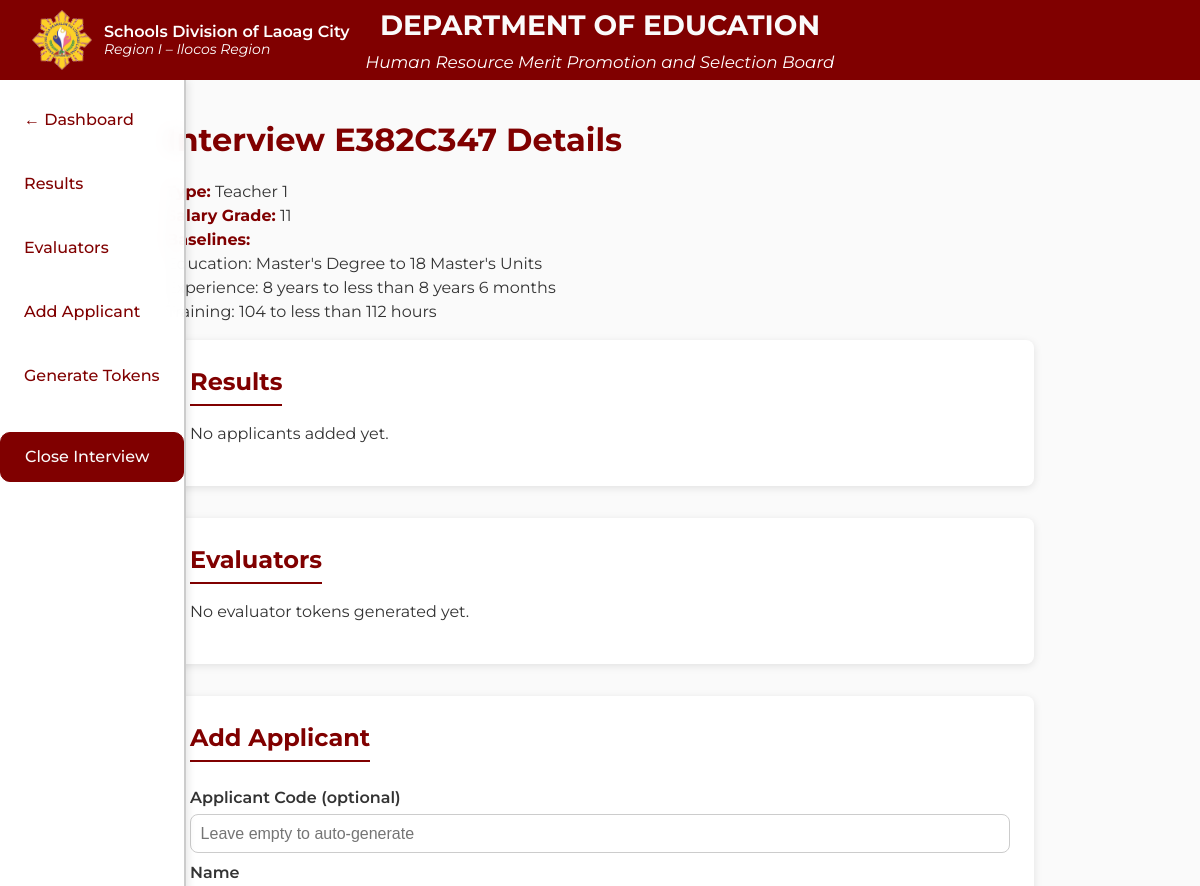
Before: /admin/interview/E382C347 (signed in, upper part) with the older database file.
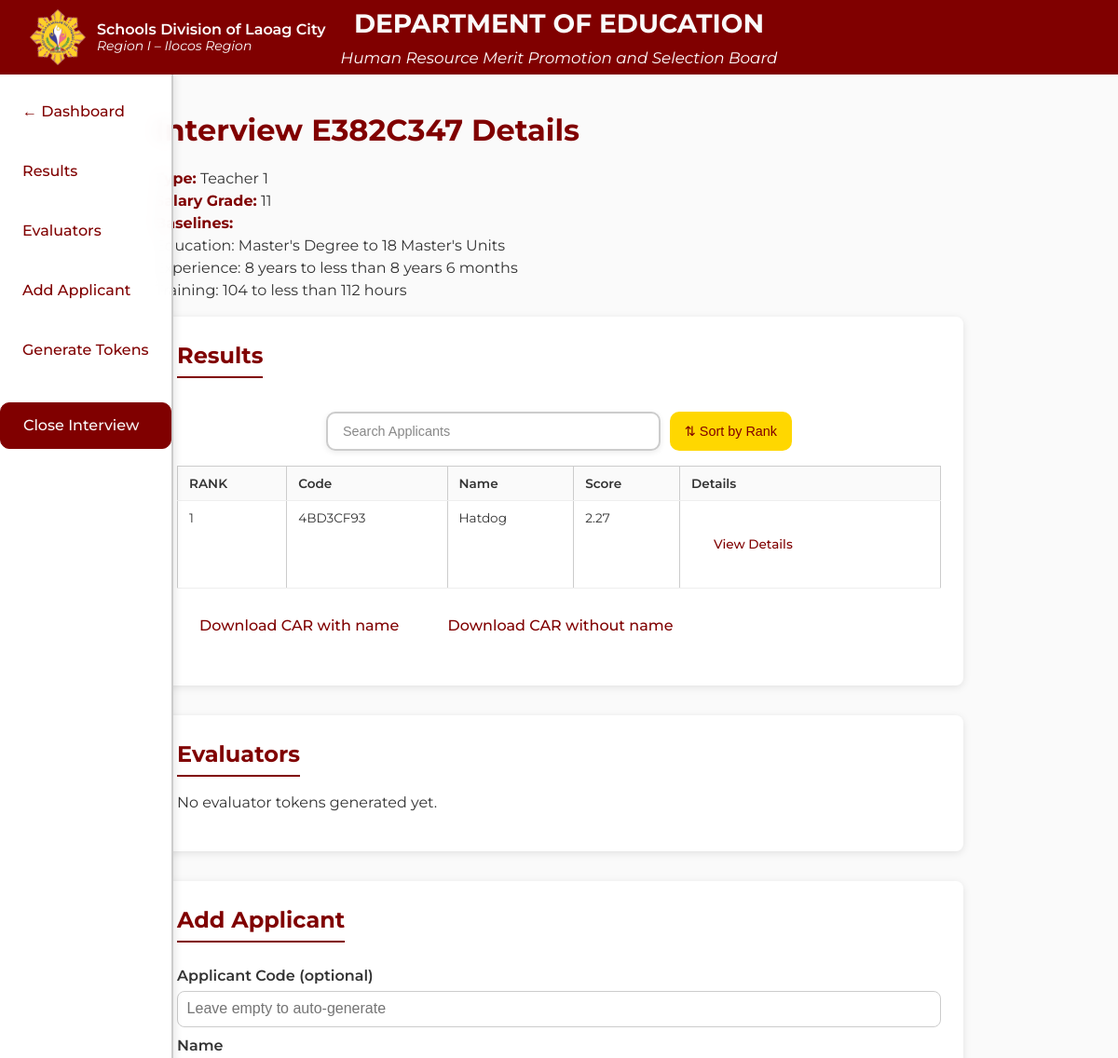
After: the same page with the newer database file.
### app.py (models this page shows)
class Interview(db.Model):
    __tablename__ = "interviews"
    id              = db.Column(db.UnicodeText, primary_key=True)
    date            = db.Column(db.Date, nullable=False)
    base_edu        = db.Column(db.Integer, nullable=False)
    base_exp        = db.Column(db.Integer, nullable=False)
    base_trn        = db.Column(db.Integer, nullable=False)
    type            = db.Column(
                        db.Enum(
                          "non teaching",
                          "teacher 1",
                          "school administration",
                          "related teaching",
                          "higher teaching",
                          name="interview_type"
                        ),
                        nullable=False,
                        default="non teaching"
                      )
    position_title  = db.Column(db.UnicodeText)
    sg_level        = db.Column(db.UnicodeText)
    weight_struct   = db.Column(db.UnicodeText)
    app_struct   = db.Column(db.UnicodeText)
    eval_struct   = db.Column(db.UnicodeText)
    status          = db.Column(db.String(7))
    evaluator_tokens = db.relationship(
        "EvaluatorToken",
        back_populates="interview",
        cascade="all, delete-orphan",
        passive_deletes=True
    )
    applicants = db.relationship(
        "Applicant",
        back_populates="interview",
        cascade="all, delete-orphan",
        passive_deletes=True
    )
    evaluations = db.relationship(
        "Evaluation",
        back_populates="interview",
        cascade="all, delete-orphan",
        passive_deletes=True
    )

class Applicant(db.Model):
    __tablename__ = "applicants"
    code           = db.Column(db.UnicodeText, primary_key=True)
    interview_id   = db.Column(
                       db.String(8),
                       db.ForeignKey("interviews.id", ondelete="CASCADE"),
                       nullable=False
                     )
    name           = db.Column(db.UnicodeText, nullable=False)
    address        = db.Column(db.UnicodeText, nullable=False)
    contact_number = db.Column(db.UnicodeText, nullable=False)
    email_addr     = db.Column(db.UnicodeText, nullable=False)
    birthday       = db.Column(db.Date, nullable=False)
    age            = db.Column(db.Integer, nullable=False)
    sex            = db.Column(db.String(16), nullable=False)
    raw_edu        = db.Column(db.Integer, nullable=False)
    raw_exp        = db.Column(db.Integer, nullable=False)
    raw_trn        = db.Column(db.Integer, nullable=False)
    extra_data     = db.Column(db.Text, nullable=True)
    interview      = db.relationship(
                       "Interview",
                       back_populates="applicants"
                     )

### app.py (the view)
@app.route("/admin/interview/<iid>")
@admin_required
def admin_interview_detail(iid):
    iv = Interview.query.get_or_404(iid)
    applicants = iv.applicants
    eval_tokens = iv.evaluator_tokens
    th = TableHandler()
    ed_labels = th.parse_table("table", "education")
    ex_labels = th.parse_table("table", "experience")
    tr_labels = th.parse_table("table", "training")
    applicant_structure = json.loads(iv.app_struct)
    applicants_total_score : list[tuple] = []
    for applicant in applicants:
        applicants_total_score.append((applicant.code, applicant.name, calculate_applicant_score(applicant_data=applicant, eval_struct=json.loads(iv.eval_struct))[0]))
    applicants_total_score = sorted(applicants_total_score, key= lambda x : -x[2])
    return render_template("admin_interview_detail.html",
                           interview=iv,
                           applicants=applicants,
                           applicant_structure=applicant_structure,
                           applicants_total_score=applicants_total_score,
                           eval_tokens=eval_tokens,
                           ed_labels=ed_labels,
                           ex_labels=ex_labels,
                           tr_labels=tr_labels)

### app.py (called while the page is built, shortened)
def calculate_applicant_score(applicant_data : Applicant, eval_struct):
    eval_records = Evaluation.query.filter_by(
         interview_id=applicant_data.interview_id,
         applicant_code=applicant_data.code
    ).all()
    applicant_data_score = calculate_baseline_score(applicant_data, applicant_data.interview)
    total_score = applicant_data_score['edu'] +applicant_data_score['exp'] + applicant_data_score['trn']
    app_json = json.loads(applicant_data.extra_data)
    eval_score = 0
    for field in app_json.keys():
        total_score += app_json[field]
    return total_score, eval_score

def admin_required(f):
    @wraps(f)
    def wrapper(*args, **kwargs):
        if not session.get("admin"):
            return redirect(url_for("admin_login"))
        return f(*args, **kwargs)
    return wrapper

### scripts/criteriatable.py (called while the page is built)
    def get_score(self, score: int, baseline: int) -> int:
        return max(score - baseline, 0)

### scripts/incrementstable.py (called while the page is built)
    def get_score(self, un_transmutated_score: int, table: dict[str, dict[str, int]]) -> int:
        if not table:
            raise ValueError("No increments table provided.")
        sorted_keys = sorted(table.keys(), key=lambda x: int(x))
        for bracket in sorted_keys:
            if un_transmutated_score <= table[bracket]["MAX"]:
                return int(bracket)
        return int(sorted_keys[-1])

### scripts/table_handler.py (called while the page is built)
    def parse_table(self, t_type: str = "table", s_type: str = "education") -> dict:
        path = f"{PATHS[t_type]}/{s_type}.json"
        try:
            with open(path, encoding="utf-8") as fp:
                return json.load(fp)
        except FileNotFoundError:
            return {}

### templates/admin_interview_detail.html (shortened to what this page needs)
<!doctype html>
<html lang="en">
<head>
  <link href="https://cdnjs.cloudflare.com/ajax/libs/font-awesome/6.4.0/css/all.min.css" rel="stylesheet">
  <link rel="stylesheet" href="{{ url_for('static', filename='./css/admin_interview_detail.css') }}">
</head>
<body>
  <header class="site-banner" role="banner">
    <div class="banner-top">
      <div class="banner-left-group">
        <img src="{{ url_for('static', filename='images/deped_seal.png') }}" alt="DepEd Logo" class="banner-logo" />
        <div class="banner-left-text">
          <p class="sub-banner-dept">Schools Division of Laoag City</p>
          <p class="sub-banner-region">Region I – Ilocos Region</p>
        </div>
      </div>
      <div class="banner-text">
        <h1>DEPARTMENT OF EDUCATION</h1>
        <p class="banner-subtitle">Human Resource Merit Promotion and Selection Board</p>
      </div>
    </div>
  </header>
  <main class="content-container" role="main">
    <h1>Interview {{ interview.id }} Details</h1>
    <p>
      <strong>Type:</strong> {{ interview.type.capitalize() }}<br>
      <strong>Salary Grade:</strong> {{ interview.sg_level.capitalize() }}<br>
      <strong>Baselines:</strong> <br> Education: {{ ed_labels[interview.base_edu|string] }} <br>
      Experience: {{ ex_labels[interview.base_exp|string] }} <br>
      Training: {{ tr_labels[interview.base_trn|string] }} <br>
    </p>
    <div class="tab-nav">
      <a href="{{ url_for('admin_dashboard') }}" class="btn">← Dashboard</a>
      <a href="#results">Results</a>
      <a href="#evaluators">Evaluators</a>
      {% if interview.status == "open" %}
      <a href="#add-applicant">Add Applicant</a>
      <a href="#add-token">Generate Tokens</a>
      <a href="{{ url_for('close_interview', iid=interview.id) }}" class="btn confirm-close">
        Close Interview
      </a>
      {% endif %}
    </div>
    <section id="results">
      <h2>Results</h2>
      {% if applicants %}
      <div class="sort-controls">
        <input type="text" id="searchBarResults" placeholder="Search Applicants" onkeyup="filterInterviews('Results')">
        <button class="sort-btn" onclick="sortByRank('Results')">⇅ Sort by Rank</button>
      </div>
      <table class="detail-table" id="qual-tableResults">
        <thead>
          <tr>
            <th>RANK</th>
            <th>Code</th>
            <th>Name</th>
            <th>Score</th>
            <th>Details</th>
          </tr>
        </thead>
        <tbody>
          {% for score in applicants_total_score %}
          <tr>
            <td>{{ loop.index }}</td>
            <td>{{ score[0] }}</td>
            <td>{{ score[1] }}</td>
            <td>{{ score[2] | round(2) }}</td>
            <td>
              <a href="{{ url_for('applicant_detail', code=score[0]) }}" class="btn">View Details</a>
            </td>
          </tr>
          {% endfor %}
        </tbody>
      </table>
      <a href="{{ url_for('download_interview_CAR', code=interview.id, f_type='with_name') }}" class="btn"> Download CAR
        with name</a>
      <a href="{{ url_for('download_interview_CAR', code=interview.id, f_type='without_name') }}" class="btn"> Download
        CAR without name</a>
      {% else %}
      <p>No applicants added yet.</p>
      {% endif %}
    </section>
    <section id="evaluators">
      <h2>Evaluators</h2>
      {% if eval_tokens %}
      <table class="detail-table">
        <thead>
          <tr>
            <th>Token</th>
            <th>Status</th>
            <th>Detail</th>
          </tr>
        </thead>
        <tbody>
          {% for et in eval_tokens %}
          <tr>
            <td>{{ et.token }}</td>
            <td>{{ 'Registered' if et.registered else 'Not Registered' }}</td>
            <td>
              <a href="{{ url_for('evaluator_detail', token=et.token) }}" class="btn">View Details</a>
            </td>
          </tr>
          {% endfor %}
        </tbody>
      </table>
      {% else %}
      <p>No evaluator tokens generated yet.</p>
      {% endif %}
    </section>
    {% if interview.status == "open"%}
    <section id="add-applicant">
      <h2>Add Applicant</h2>
      <form method="post" action="{{ url_for('add_applicant') }}">
        <label>Applicant Code (optional)
          <input name="applicant_code" placeholder="Leave empty to auto-generate">
        </label>
        <label>Name
        </label>
      </form>
    </section>
    {% endif %}
  </main>
</body>
</html>

Changed rows visible on the page:
added Applicant: code "4BD3CF93", name "Hatdog", score "2.27"
Other visible differences:
text no longer shown: "No applicants added yet."
text now shown: "⇅ Sort by Rank RANK Code Name Score Details Download CAR with name Download CAR without name"
